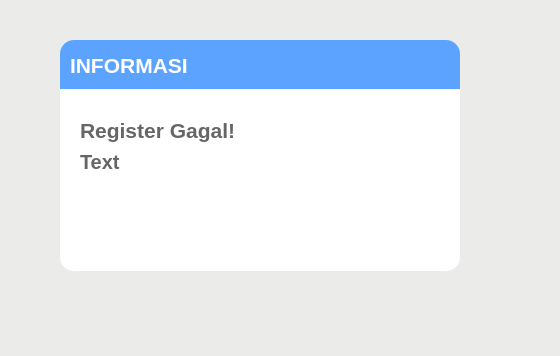
<?xml version="1.0" encoding="UTF-8"?>
<ui version="4.0">
 <class>Dialog_Regist_Gagal</class>
 <widget class="QWidget" name="Dialog_Regist_Gagal">
  <property name="geometry">
   <rect>
    <x>0</x>
    <y>0</y>
    <width>560</width>
    <height>356</height>
   </rect>
  </property>
  <property name="windowTitle">
   <string>Form</string>
  </property>
  <property name="styleSheet">
   <string notr="true">background-color: #ebebea;</string>
  </property>
  <widget class="QLabel" name="label1">
   <property name="geometry">
    <rect>
     <x>80</x>
     <y>110</y>
     <width>191</width>
     <height>41</height>
    </rect>
   </property>
   <property name="font">
    <font>
     <family>Nirmala UI</family>
     <pointsize>16</pointsize>
     <weight>75</weight>
     <bold>true</bold>
    </font>
   </property>
   <property name="styleSheet">
    <string notr="true">color: #666666;
background-color: transparent;</string>
   </property>
   <property name="text">
    <string>Register Gagal!</string>
   </property>
  </widget>
  <widget class="QLabel" name="label">
   <property name="geometry">
    <rect>
     <x>60</x>
     <y>60</y>
     <width>400</width>
     <height>211</height>
    </rect>
   </property>
   <property name="styleSheet">
    <string notr="true">background-color: #ffffff;
border-radius: 14px;</string>
   </property>
   <property name="text">
    <string/>
   </property>
  </widget>
  <widget class="QLabel" name="label_3">
   <property name="geometry">
    <rect>
     <x>60</x>
     <y>70</y>
     <width>400</width>
     <height>19</height>
    </rect>
   </property>
   <property name="styleSheet">
    <string notr="true">background-color: #5ca3ff;
</string>
   </property>
   <property name="text">
    <string/>
   </property>
  </widget>
  <widget class="QLabel" name="lbl_Information">
   <property name="geometry">
    <rect>
     <x>70</x>
     <y>50</y>
     <width>141</width>
     <height>31</height>
    </rect>
   </property>
   <property name="font">
    <font>
     <family>Nirmala UI</family>
     <pointsize>16</pointsize>
     <weight>75</weight>
     <bold>true</bold>
    </font>
   </property>
   <property name="styleSheet">
    <string notr="true">background-color:transparent;
color:#ffffff;</string>
   </property>
   <property name="text">
    <string>INFORMASI</string>
   </property>
  </widget>
  <widget class="QLabel" name="label_2">
   <property name="geometry">
    <rect>
     <x>60</x>
     <y>40</y>
     <width>400</width>
     <height>47</height>
    </rect>
   </property>
   <property name="font">
    <font>
     <family>Nirmala UI</family>
     <pointsize>14</pointsize>
     <weight>75</weight>
     <bold>true</bold>
    </font>
   </property>
   <property name="styleSheet">
    <string notr="true">background-color: #5ca3ff;
border-radius: 14px;
color: #ffffff;</string>
   </property>
   <property name="text">
    <string/>
   </property>
  </widget>
  <widget class="QLabel" name="Label_txt_reg_gagal">
   <property name="geometry">
    <rect>
     <x>80</x>
     <y>150</y>
     <width>361</width>
     <height>106</height>
    </rect>
   </property>
   <property name="font">
    <font>
     <family>Nirmala UI</family>
     <pointsize>15</pointsize>
     <weight>75</weight>
     <bold>true</bold>
    </font>
   </property>
   <property name="styleSheet">
    <string notr="true">color: #666666;
background-color: transparent;</string>
   </property>
   <property name="text">
    <string>Text</string>
   </property>
   <property name="alignment">
    <set>Qt::AlignLeading|Qt::AlignLeft|Qt::AlignTop</set>
   </property>
   <property name="wordWrap">
    <bool>true</bool>
   </property>
  </widget>
  <zorder>label</zorder>
  <zorder>label_2</zorder>
  <zorder>label1</zorder>
  <zorder>label_3</zorder>
  <zorder>lbl_Information</zorder>
  <zorder>Label_txt_reg_gagal</zorder>
 </widget>
 <resources/>
 <connections/>
</ui>
